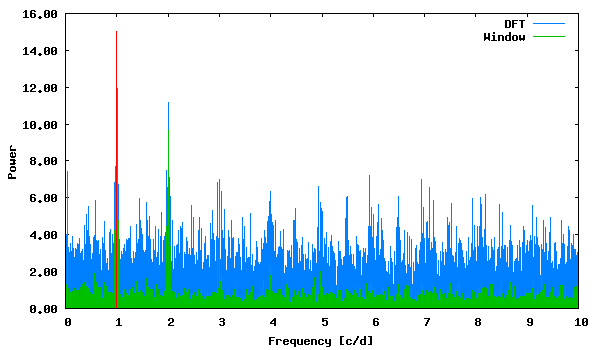

This figure's gnuplot source:
set term png size 600,350 medium
set colors classic
set output "phase_lc_11.deeming.png"
set xlabel "Frequency [c/d]"
set ylabel "Power"
set format y "%5.2f"
plot "deeming.periodogram" using 1:2 with lines linecolor 3 title "DFT", "deeming.periodogram" using 1:3 with lines linecolor 2 title "Window", "<echo '1.003030 15.03974383'" with impulses linecolor 1 title ""
 
